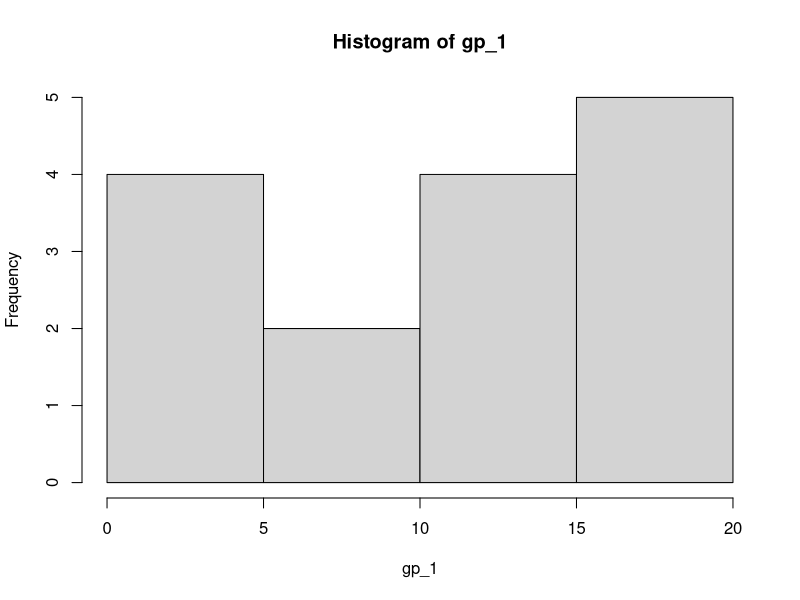
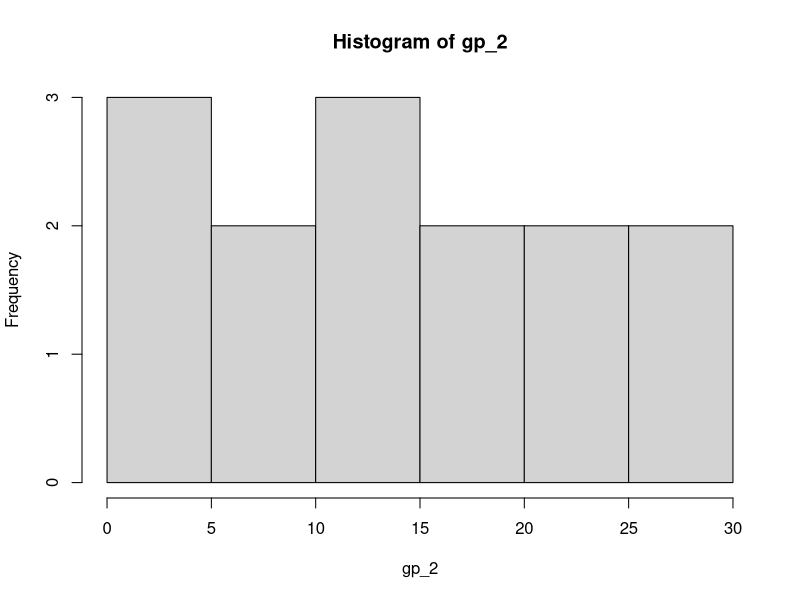
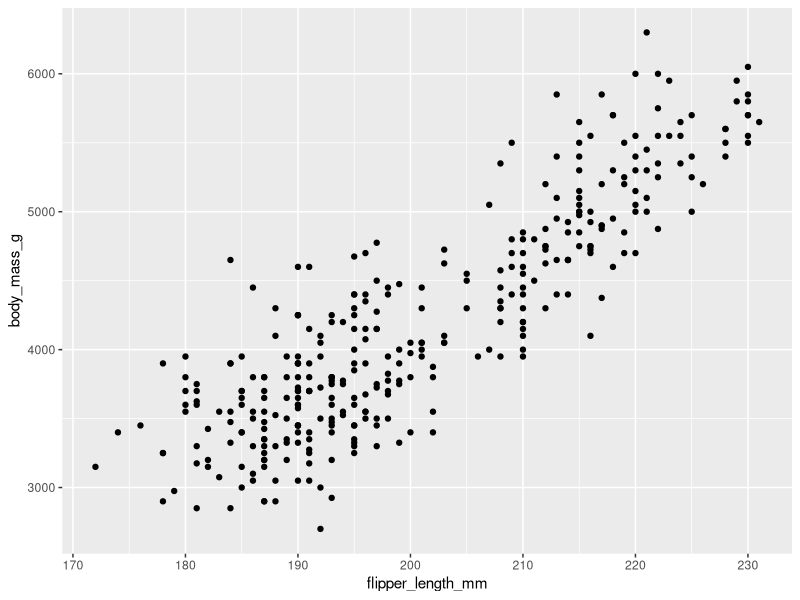
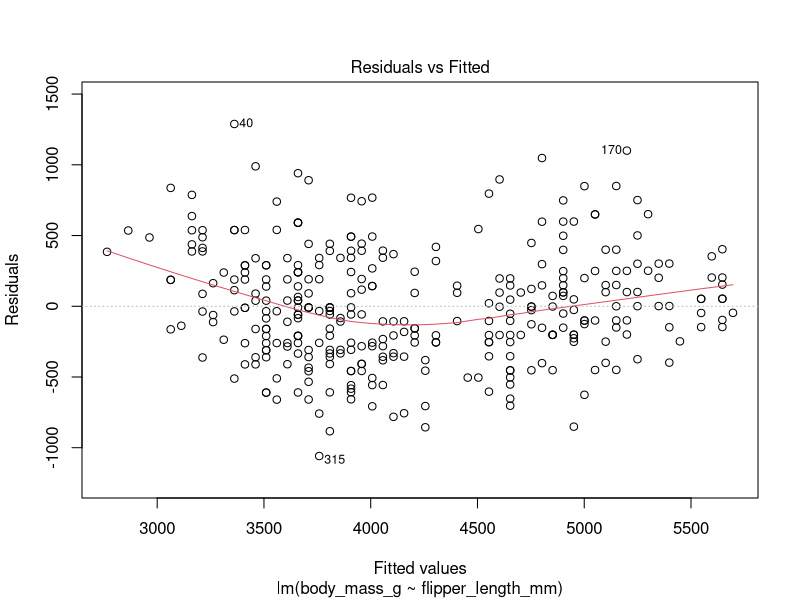
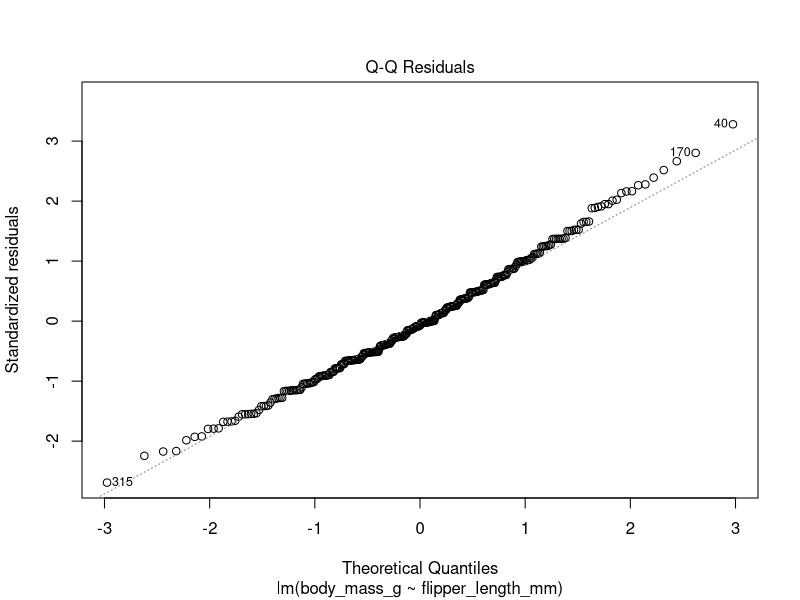
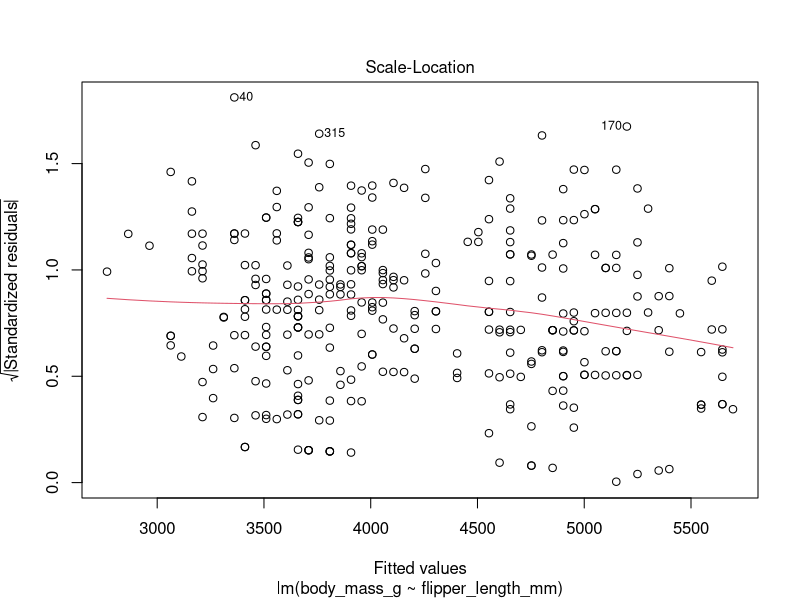
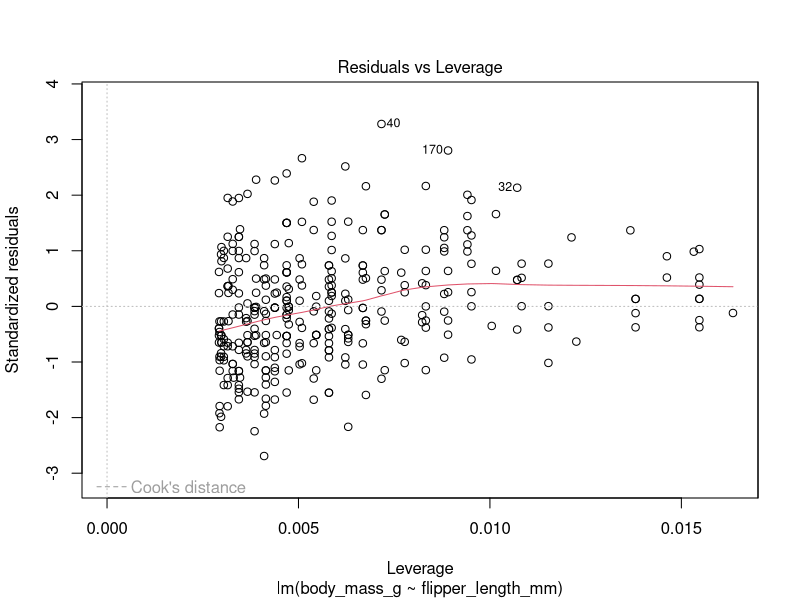
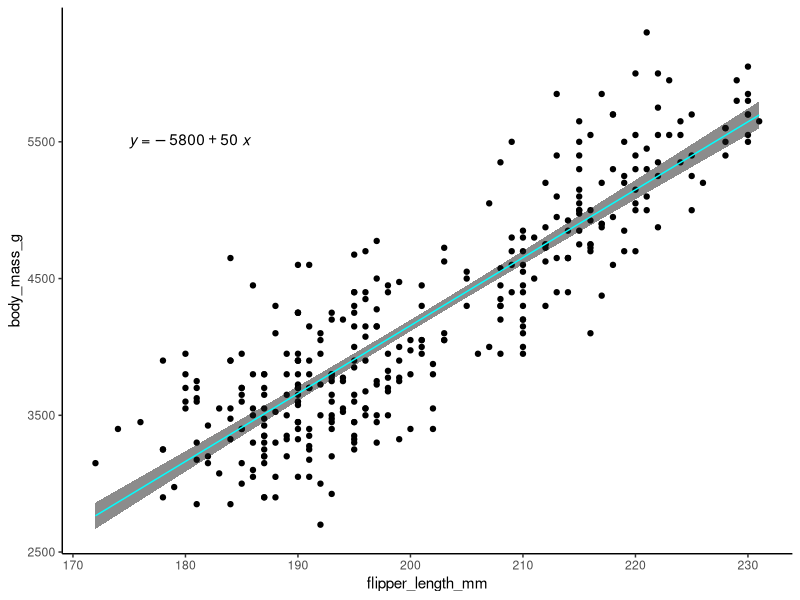

Here is the R script that generated these plots, in order:
## ---- chunk 1
knitr::opts_chunk$set(echo = TRUE)

library(tidyverse)
library(palmerpenguins)
library(ggpubr)
library(broom)
## ---- chunk 2
set.seed(1414)
gp_1 <- sample.int(20, size = 15, replace = TRUE)

set.seed(1424)
gp_2 <- sample.int(30, size = 14, replace = TRUE)

## ---- chunk 3
hist(gp_1)
hist(gp_2)
## ---- chunk 4
my_mwu <- wilcox.test(gp_1, gp_2)
my_mwu
## ---- chunk 5
ggplot(data = penguins, aes(x = flipper_length_mm, 
                            y = body_mass_g)) +
  geom_point()
## ---- chunk 6
penguin_lm <- lm(body_mass_g ~ flipper_length_mm, data = penguins)

summary(penguin_lm)
## ---- chunk 7
penguin_lm_tidy <- broom::tidy(penguin_lm)

penguin_int <- penguin_lm_tidy$estimate[1]
penguin_int

penguin_coef <- penguin_lm_tidy$estimate[2]
penguin_coef

penguin_lm_out <- broom::glance(penguin_lm)
penguin_lm_out
## ---- chunk 8
plot(penguin_lm)
## ---- chunk 9
ggplot(data = penguins, aes(x = flipper_length_mm, 
                            y = body_mass_g)) +
  geom_point() + 
  geom_smooth(method = "lm", 
              color = "cyan", 
              size = 0.5, 
              fill = "gray10", 
              alpha = 0.5) +
  theme_classic() +
  ggpubr::stat_regline_equation(label.x = 175, 
                                label.y = 5500)
## ---- chunk 10
penguins_cor <- cor.test(penguins$flipper_length_mm, penguins$body_mass_g)

penguins_cor
